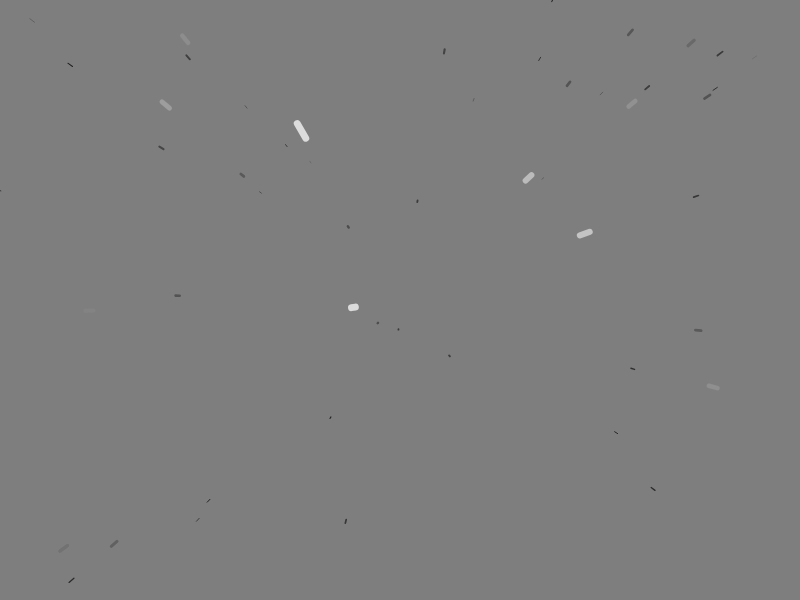
Frame 1 (no input)
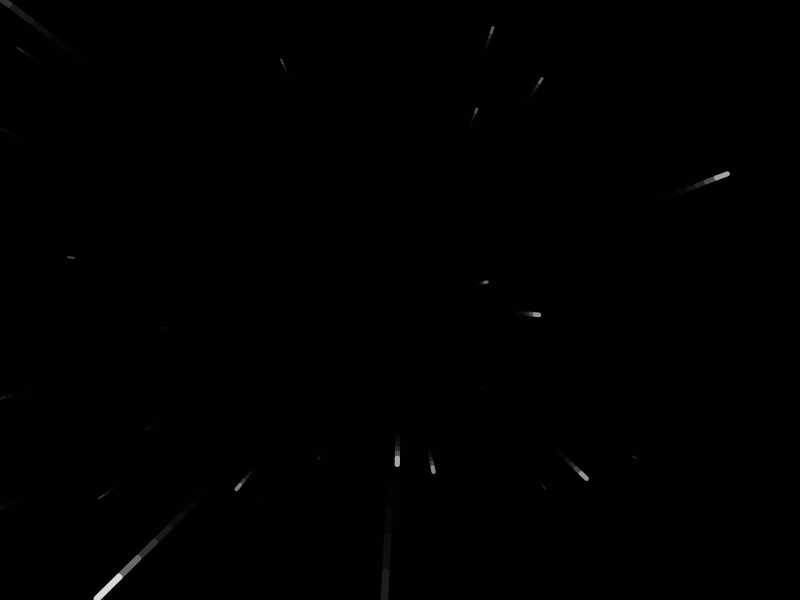
Frame 60 (no input)
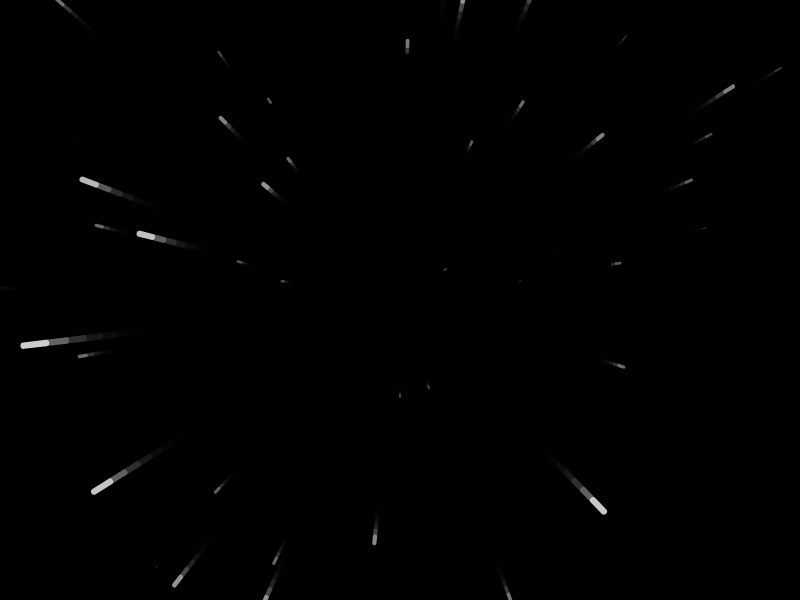
Frame 120 (the mouse pressed at the canvas centre since frame 60)

The p5.js sketch that drew these frames (run headless with seeded random() and noise() and a simulated clock; from frame 60 on, the mouse is pressed at the canvas centre):

// p5.js sketch
// ── sketch.js
let stars = [];
let speed = 10;
let totalStars = 500;

function setup() {
  createCanvas(800, 600);
  for (let i = 0; i < totalStars; i++) {
    stars.push(new Star());
  }
}

function draw() {
  // Draw a semi-transparent rectangle only in the starfield area
  noStroke();
  fill(0, 129); // Adjust alpha for trail fade
  rect(0, 0, width, height); // Inner rectangle, leaving a border

  translate(width / 2, height / 2);
  for (let star of stars) {
    star.update();
    star.show();
  }
}

// ── star.js

class Star {
  constructor() {
    this.init();
  }

  init() {
    this.x = random(-width, width);
    this.y = random(-height, height);
    this.z = random(width); // Distance in 3D space
    this.pz = this.z; // Previous z-position
  }

  update() {
    this.z -= speed; // Simulate motion towards the viewer
    if (this.z < 1) {
      this.init(); // Reset star when it passes the viewer
    }
  }

  show() {
    // Map 3D position to 2D space
    let sx = map(this.x / this.z, 0, 1, 0, width);
    let sy = map(this.y / this.z, 0, 1, 0, height);

    // Previous position for drawing motion trails
    let px = map(this.x / this.pz, 0, 1, 0, width);
    let py = map(this.y / this.pz, 0, 1, 0, height);

    // Update previous z-position
    this.pz = this.z;

    // Calculate star brightness and size based on proximity
    let brightness = map(this.z, 0, width, 255, 0);
    let size = map(this.z, 0, width, 8, 0);

    stroke(brightness);
    strokeWeight(size);
    line(px, py, sx, sy); // Create motion trails
  }
}
